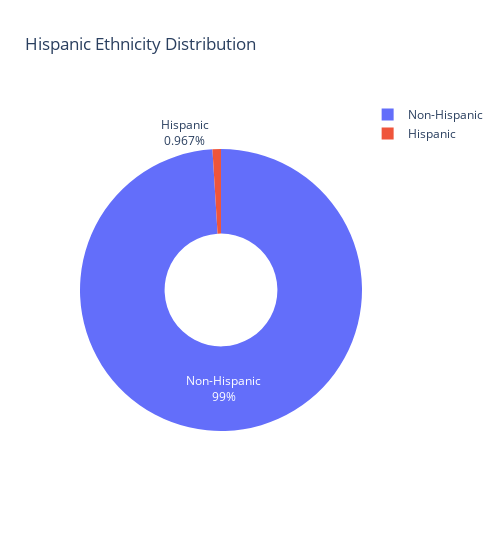

Notebook cell for this chart:
### Code cell
# --- Hispanic Ethnicity Distribution ---
df['hispanic_x'] = df['hispanic'].replace({9: np.nan})

hisp_map = {0: 'Non-Hispanic', 1: 'Hispanic'}

fig_hisp = px.pie(
    df['hispanic_x'].map(hisp_map).value_counts(),
    names=df['hispanic_x'].map(hisp_map).value_counts().index,
    values=df['hispanic_x'].map(hisp_map).value_counts().values,
    title='Hispanic Ethnicity Distribution',
    hole=0.4 ,
    width=500
)
fig_hisp.update_traces(textinfo='percent+label')
fig_hisp.update_layout(template='plotly_white')
fig_hisp.show()

### Figure 1 — Plotly figure (JSON) as saved in the notebook; plotly's stock layout.template omitted (floating-point values rounded to 4 significant figures)
{"data": [{"domain": {"x": [0, 1], "y": [0, 1]}, "hole": 0.4, "hovertemplate": "label=%{label}<br>value=%{value}<extra></extra>", "labels": ["Non-Hispanic", "Hispanic"], "legendgroup": "", "name": "", "showlegend": true, "textinfo": "percent+label", "type": "pie", "values": [5017, 49]}], "layout": {"legend": {"tracegroupgap": 0}, "title": {"text": "Hispanic Ethnicity Distribution"}, "width": 500}}
